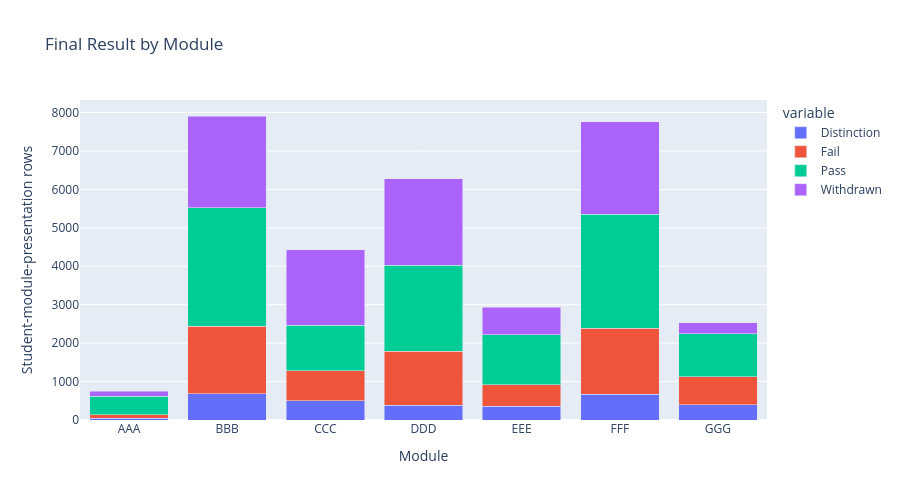

Write notebook code for a chart like this one.
### Code cell
import plotly.express as px

# Create a stacked bar chart to compare final outcomes across modules.
fig = px.bar(
    result_by_module.reset_index(),
    x="code_module",
    y=result_by_module.columns,
    title="Final Result by Module"
)

# Use stacked bars to show the composition of outcomes within each module.
fig.update_layout(
    xaxis_title="Module",
    yaxis_title="Student-module-presentation rows",
    width=900,
    height=500,
    barmode="stack"
)

fig.show()

### Figure 1 — Plotly figure (JSON) as saved in the notebook; plotly's stock layout.template omitted (floating-point values rounded to 4 significant figures)
{"data": [{"hovertemplate": "variable=Distinction<br>code_module=%{x}<br>value=%{y}<extra></extra>", "legendgroup": "Distinction", "marker": {"color": "#636efa", "pattern": {"shape": ""}}, "name": "Distinction", "orientation": "v", "showlegend": true, "textposition": "auto", "type": "bar", "x": ["AAA", "BBB", "CCC", "DDD", "EEE", "FFF", "GGG"], "xaxis": "x", "y": [44, 677, 498, 383, 356, 670, 396], "yaxis": "y"}, {"hovertemplate": "variable=Fail<br>code_module=%{x}<br>value=%{y}<extra></extra>", "legendgroup": "Fail", "marker": {"color": "#EF553B", "pattern": {"shape": ""}}, "name": "Fail", "orientation": "v", "showlegend": true, "textposition": "auto", "type": "bar", "x": ["AAA", "BBB", "CCC", "DDD", "EEE", "FFF", "GGG"], "xaxis": "x", "y": [91, 1767, 781, 1412, 562, 1711, 728], "yaxis": "y"}, {"hovertemplate": "variable=Pass<br>code_module=%{x}<br>value=%{y}<extra></extra>", "legendgroup": "Pass", "marker": {"color": "#00cc96", "pattern": {"shape": ""}}, "name": "Pass", "orientation": "v", "showlegend": true, "textposition": "auto", "type": "bar", "x": ["AAA", "BBB", "CCC", "DDD", "EEE", "FFF", "GGG"], "xaxis": "x", "y": [487, 3077, 1180, 2227, 1294, 2978, 1118], "yaxis": "y"}, {"hovertemplate": "variable=Withdrawn<br>code_module=%{x}<br>value=%{y}<extra></extra>", "legendgroup": "Withdrawn", "marker": {"color": "#ab63fa", "pattern": {"shape": ""}}, "name": "Withdrawn", "orientation": "v", "showlegend": true, "textposition": "auto", "type": "bar", "x": ["AAA", "BBB", "CCC", "DDD", "EEE", "FFF", "GGG"], "xaxis": "x", "y": [126, 2388, 1975, 2250, 722, 2403, 292], "yaxis": "y"}], "layout": {"barmode": "stack", "height": 500, "legend": {"title": {"text": "variable"}, "tracegroupgap": 0}, "title": {"text": "Final Result by Module"}, "width": 900, "xaxis": {"anchor": "y", "domain": [0, 1], "title": {"text": "Module"}}, "yaxis": {"anchor": "x", "domain": [0, 1], "title": {"text": "Student-module-presentation rows"}}}}
